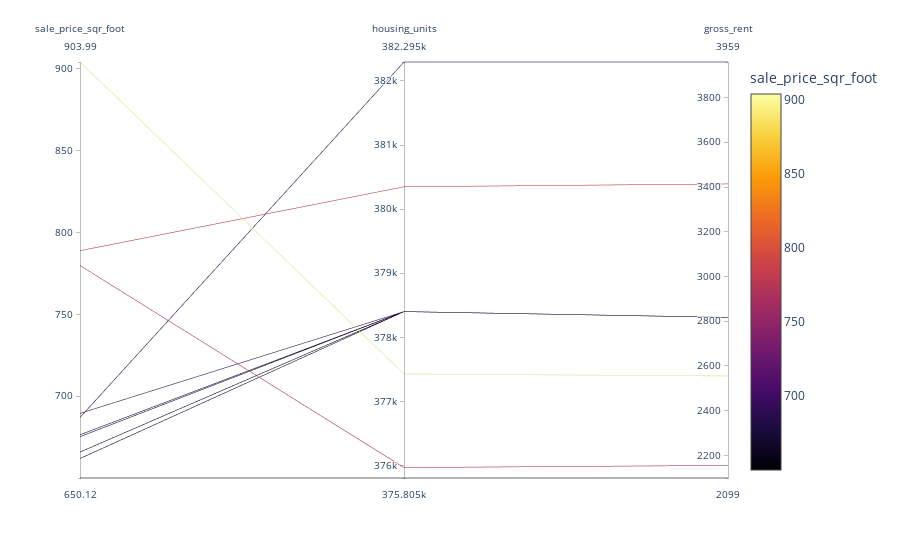

Notebook source saved alongside this figure:
### Markdown cell above
## Parallel Coordinates and Parallel Categories Analysis

In this section, you will use plotly express to create parallel coordinates and parallel categories visualizations so that investors can interactively filter and explore various factors related to the sales price of the neighborhoods. 

Using the DataFrame of Average values per neighborhood (calculated above), create the following visualizations:
1. Create a Parallel Coordinates Plot
2. Create a Parallel Categories Plot

### Code cell
# Parallel Coordinates Plot
# YOUR CODE HERE!

### Figure 1 — Plotly figure (JSON) as saved in the notebook; plotly's stock layout.template omitted (floating-point values rounded to 4 significant figures)
{"data": [{"dimensions": [{"label": "sale_price_sqr_foot", "values": [904.0, 788.8, 779.8, 689.6, 687.1, 676.5, 675.4, 666.0, 662.0, 650.1]}, {"label": "housing_units", "values": [377400.0, 380348, 376000.0, 378401, 382295, 378401, 378401, 378401, 378401, 375805]}, {"label": "gross_rent", "values": [2555.0, 3414, 2155.0, 2817.0, 3959, 2817.0, 2817.0, 2817.0, 2817.0, 2099]}], "line": {"color": [904.0, 788.8, 779.8, 689.6, 687.1, 676.5, 675.4, 666.0, 662.0, 650.1], "coloraxis": "coloraxis"}, "name": "", "type": "parcoords", "uid": "95219040-a253-4fc4-82ac-1eb5dcb1d9c7"}], "layout": {"autosize": true, "coloraxis": {"colorbar": {"title": {"text": "sale_price_sqr_foot"}}, "colorscale": [[0, "#000004"], [0.1111, "#1b0c41"], [0.2222, "#4a0c6b"], [0.3333, "#781c6d"], [0.4444, "#a52c60"], [0.5556, "#cf4446"], [0.6667, "#ed6925"], [0.7778, "#fb9b06"], [0.8889, "#f7d13d"], [1, "#fcffa4"]]}, "legend": {"tracegroupgap": 0}, "margin": {"t": 60}}}
